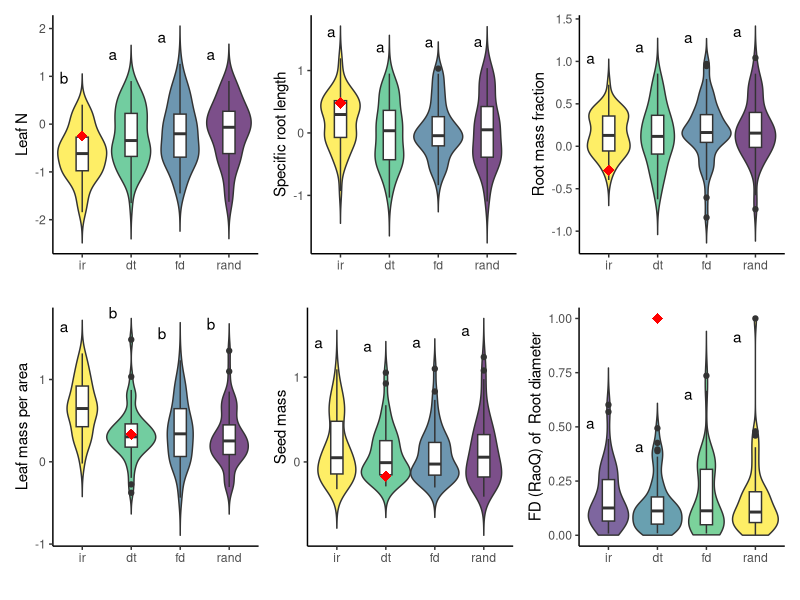
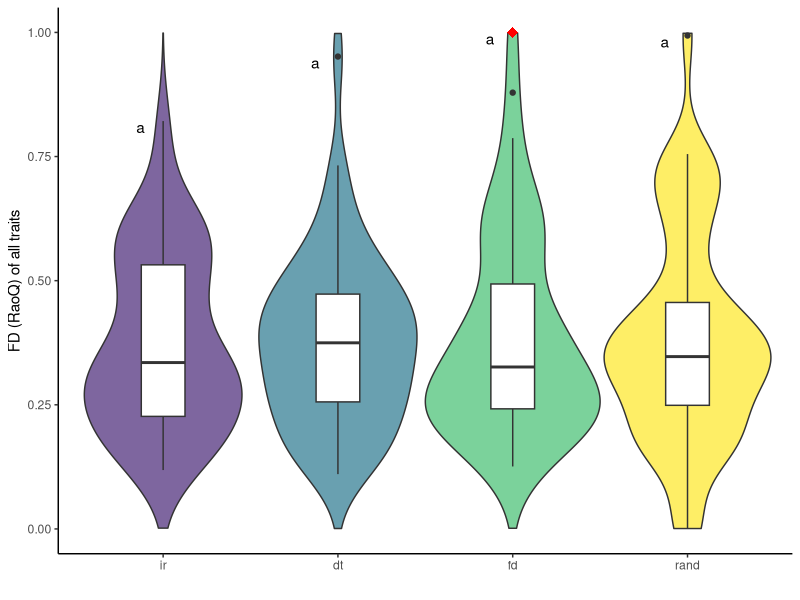
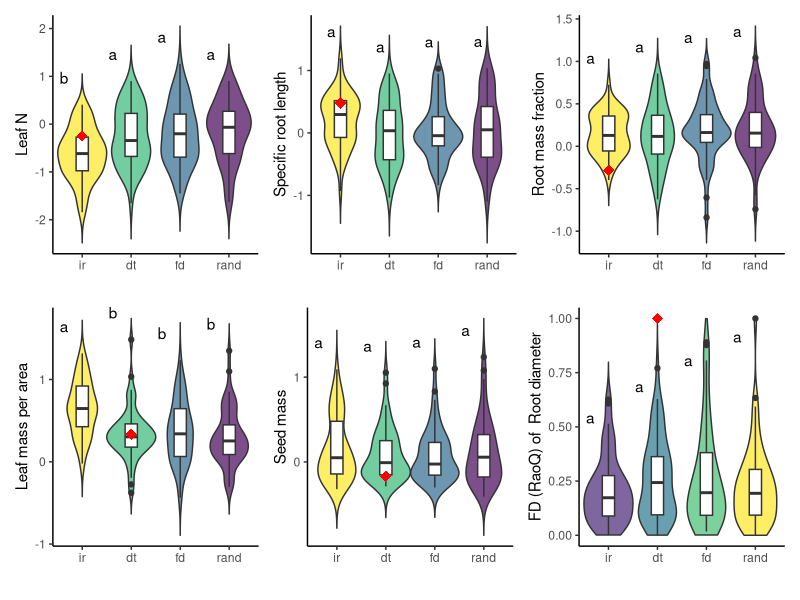
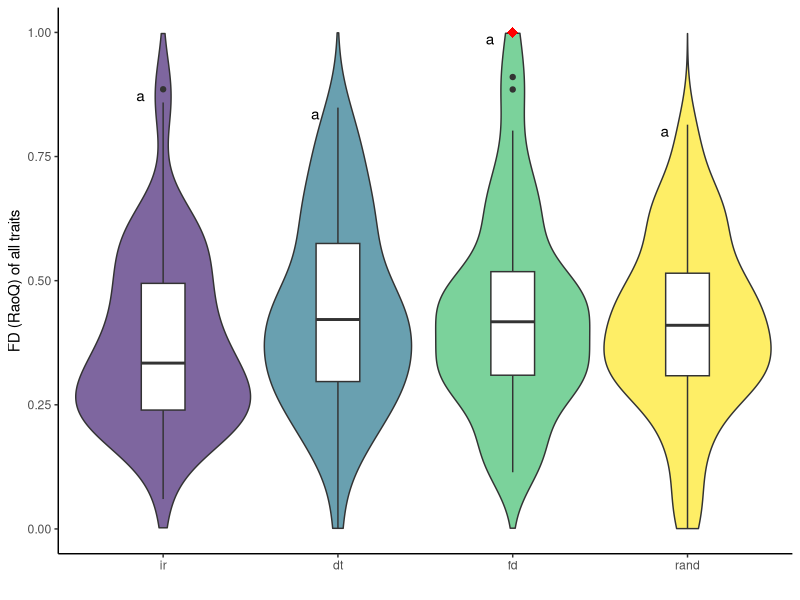
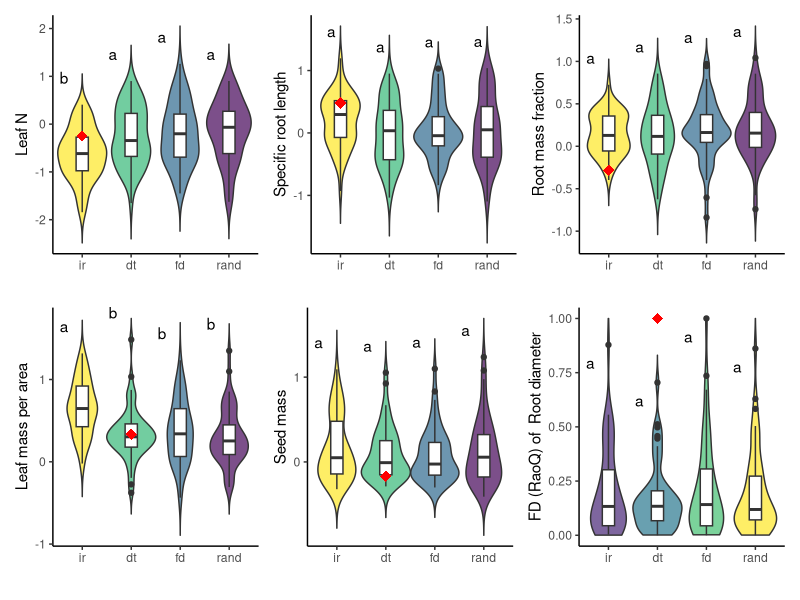
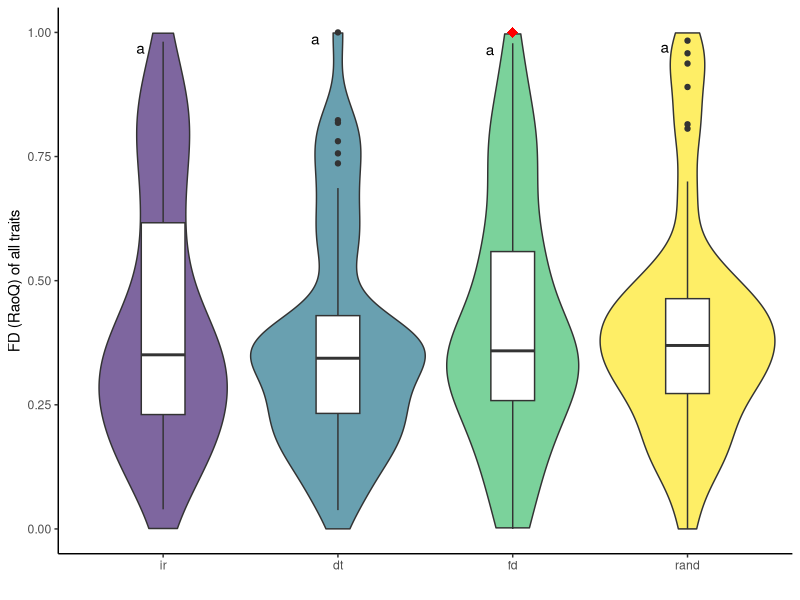
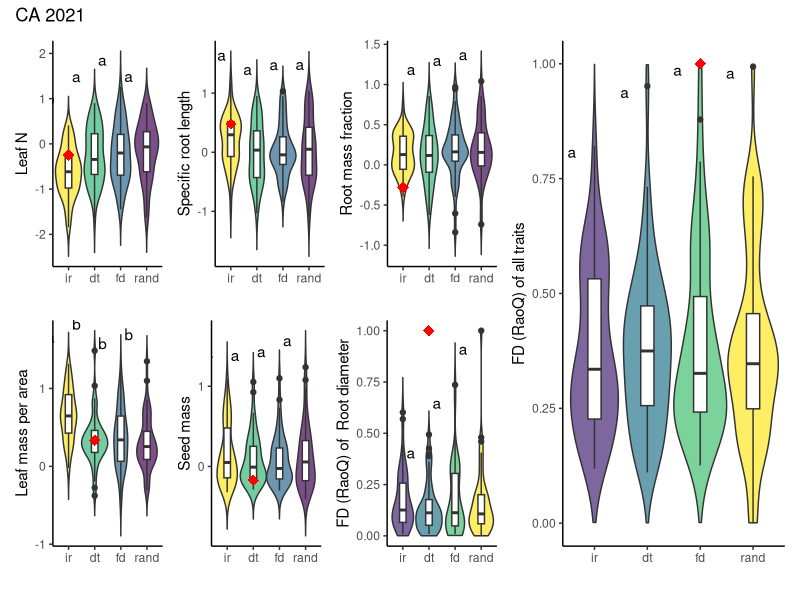
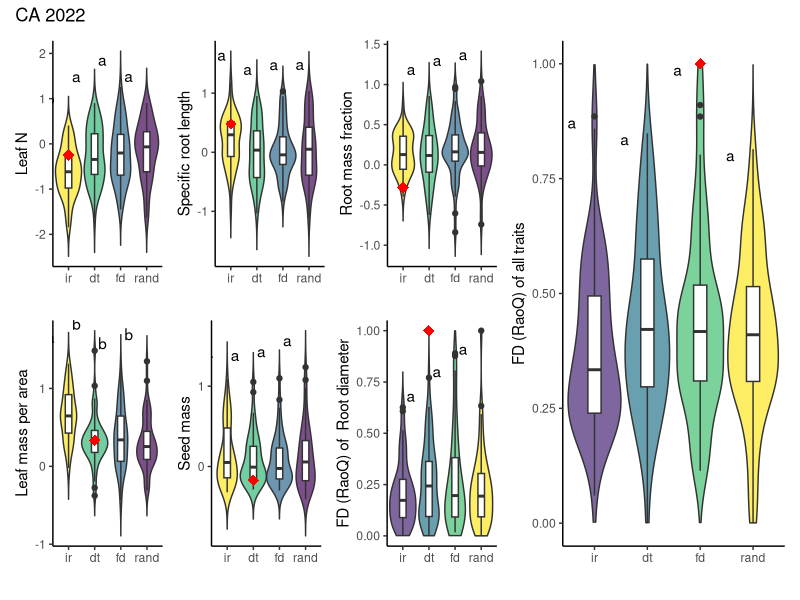

Write the R code that produced these figures, in order.
#### General assessment of CWM in different seeding treatment in CA
#### To see how CWM's differed by seeding trt, the following code 
#### creates violin plots and test for differences using ANOVA 
#### (as well as +post-hoc Tukey and plotting) annually.
#### These analyses and figures were used for visualization and initial
#### assessment, but none of these analyses or figures are included in
#### the final manuscript. 

#library loading
library(tidyverse)

#### Functions needed to normalizing RoaQ, making post-hoc letters, 
#### and creating figures
# Function for normalizing FD
normalize <- function(x) {
  return ((x - min(x)) / (max(x) - min(x)))
}

# automatically extract post-hoc comparisons from tukey and place on plot
generateTukeyLabel <- function(model, y_var) {
  # Perform Tukey HSD
  tukey_cov <- TukeyHSD(model)
  # Display letters for each site
  multcompView::multcompLetters4(model, tukey_cov)
  sum_labels <- data.frame(multcompView::multcompLetters4(model, tukey_cov)$trt['Letters'])
  sum_labels <- sum_labels %>% rownames_to_column("trt")
  # Obtain letter position for y axis using means
  yvalue <- aggregate(y_var ~ trt, data = model$model, max)
  # Merge dataframes
  tukeylabel <- merge(sum_labels, yvalue)
  return(tukeylabel)
}

# make violin plot for traits functional diversity (RoaQ)
CWM_trait_FD_plot <- function(data, trait, ylab) {
  ggplot(data, aes_string("trt", trait)) +
    geom_violin(aes(fill = trt), width = 1, trim = FALSE) +
    geom_boxplot(width = 0.25) +
    #geom_jitter(width = 0.12, height = 0, size = 1, alpha = 0.3) +
    scale_fill_viridis_d(option = "D", begin = 0.1, end = 1, alpha = 0.7) +
    theme_classic() +
    ylab(paste("FD (RaoQ) of ", ylab)) +
    xlab("") +
    ylim(0,1)+
    #ylim(0,max(trait+.5)) +
    theme(legend.position = "none")
}

# make violin plot for trait 
CWM_trait_plot <- function(data, trait, ylab) {
  ggplot(data, aes_string("trt", trait)) +
    geom_violin(aes(fill = trt), width = 1, trim = FALSE) +
    geom_boxplot(width = 0.25) +
    #geom_jitter(width = 0.12, height = 0, size = 1, alpha = 0.3) +
    scale_fill_viridis_d(option = "D", begin = 1, end = .01, alpha = 0.7) +
    theme_classic() +
    ylab(ylab) +
    xlab("") +
    theme(legend.position = "none")
}


#### reading in data
dat <- read.csv("data/cwm_ca.csv") #cwm data
dat$trt <- factor(dat$trt, levels = c('ir','dt','fd','rand'),ordered = TRUE) #order trt levels
datFD <- read.csv("data/cwm_raoq_ca.csv") #cwm RoaQ data
datFD$trt <- factor(datFD$trt, levels = c('ir','dt','fd','rand'),ordered = TRUE) #order trt levels
#trait data
traits.ca <- read.csv("data/annualgrass.csv", header=TRUE, row.names=1) # CSV of species-trait combinations (for OG 25)
traits.ca <- traits.ca %>% select(-c(Asat,WUE,RLD,RTD))
# add graminoid
traits.ca$graminoid <- c(0,0,0,0,1,0,1,0,0,0, #10
                         1,1,0,1,0,1,1,1,0,0, #20
                         0,0,0,0,1,1,0,0,0,1, #30
                         1,0,0,1,1,0,1,1,0,1,1) #41
#scale traits
traits.ca$SRL = scale(log(traits.ca$SRL))
traits.ca$LMA = scale(log(traits.ca$LMA))
traits.ca$N = scale(log(traits.ca$N))
traits.ca$seed.mass = scale(traits.ca$seed.mass)
traits.ca$Rdiam = scale(log(traits.ca$Rdiam))
#traits.ca$sla = scale(log(traits.ca$sla))
traits.ca$RMF = scale(log(traits.ca$RMF))
#filter for only OG 25 species used
traits.ca <- traits.ca %>% 
  filter(Code != "AVBA") %>% 
  filter(Code != "BRNI") %>%
  filter(Code != "LUAL") %>%
  filter(Code != "MASA") %>% 
  filter(Code != "PEHE") %>% 
  filter(Code != "SACO") %>%
  filter(Code != "FEPE") %>%  # this one appears in communities, just not OG preds
  filter(Code != "FEMY") %>%  # this one appears in communities, just not OG preds
  filter(Code != "BRMA")      # this one appears in communities, just not OG preds

## subset data by year for figures
subdat21 <- dat %>% filter(year=="2021")
subdatFD21 <- datFD %>% filter(year=="2021")
subdat22 <- dat %>% filter(year=="2022")
subdatFD22 <- datFD %>% filter(year=="2022")
subdat23 <- dat %>% filter(year=="2023")
subdatFD23 <- datFD %>% filter(year=="2023")

#### Did traits of seeding treatments differ? (ANOVA, post-hoc Tukey, and plotting)
#### 2021 ####
summary(leafn21.mod <- aov(N~trt, subdat21))
leafn21.tuk <- generateTukeyLabel(leafn21.mod, subdat21$N)
leafn.ca.21 <- CWM_trait_plot(subdat21,subdat21$N,"Leaf N") +
  geom_point(aes(y=quantile(N,.33),x="ir"), data=traits.ca, col= "red", shape=18, size=3.5) + # Specifying the target object (red dot).
#  geom_point(aes(y=quantile(cwm21.wy$leafn,.25),x="ir"), data=traits.wy, col= "red", shape=18, size=3.5) # target could be specified per year, but probably makes less sense.
  geom_text(data = leafn21.tuk, aes(x = trt, y = y_var, label = Letters), hjust=2.5, vjust=-1.75, col="black") #add tukey labels

summary(srl21.mod <- aov(SRL~trt, subdat21))
srl21.tuk <- generateTukeyLabel(srl21.mod, subdat21$SRL)
srl.ca.21 <- CWM_trait_plot(subdat21,subdat21$SRL,"Specific root length") +
  geom_point(aes(y=quantile(SRL,.67),x="ir"), data=traits.ca, col= "red", shape=18, size=3.5) +
  geom_text(data = srl21.tuk, aes(x = trt, y = y_var, label = Letters), hjust=1.5, vjust=-1.75, col="black") #add tukey labels

summary(rmf21.mod <- aov(RMF~trt, subdat21))
rmf21.tuk <- generateTukeyLabel(rmf21.mod, subdat21$RMF)
rmf.ca.21 <- CWM_trait_plot(subdat21,subdat21$RMF,"Root mass fraction") +
  geom_point(aes(y=quantile(RMF,.33),x="ir"), data=traits.ca, col= "red", shape=18, size=3.5) +
  geom_text(data = rmf21.tuk, aes(x = trt, y = y_var, label = Letters), hjust=2.5, vjust=-1.75, col="black") #add tukey labels

summary(lma21.mod <- aov(LMA~trt, subdat21))
lma21.tuk <- generateTukeyLabel(lma21.mod, subdat21$LMA)
lma.ca.21 <- CWM_trait_plot(subdat21,subdat21$LMA,"Leaf mass per area") +
  geom_point(aes(y=quantile(LMA,.67),x="dt"),data=traits.ca, col= "red", shape=18, size=3.5) +
  geom_text(data = lma21.tuk, aes(x = trt, y = y_var, label = Letters), hjust=2.5, vjust=-1.75, col="black") #add tukey labels

summary(seedmass21.mod <- aov(seed.mass~trt, subdat21))
seedmass21.tuk <- generateTukeyLabel(seedmass21.mod, subdat21$seed.mass)
seedmass.ca.21 <- CWM_trait_plot(subdat21,subdat21$seed.mass,"Seed mass") +
  geom_point(aes(y=quantile(seed.mass,.67),x="dt"),data=traits.ca, col= "red", shape=18, size=3.5) +
  geom_text(data = seedmass21.tuk, aes(x = trt, y = y_var, label = Letters), hjust=2.5, vjust=-1.75, col="black") #add tukey labels

# rootdiam.wy.21 <- CWM_trait_plot(cwm21.wy,cwm21.wy$rootdiam,"Root diameter")
#plot veg as Raoq instead (normalize FD/RoaQ)
subdatFD21$rootdiam <- normalize(subdatFD21$rootdiam) #(normalize FD/RoaQ)
summary(rd21.mod <- aov(rootdiam~trt, subdatFD21)) #summary model
rd21.tuk <- generateTukeyLabel(rd21.mod, subdatFD21$rootdiam) #tukey and labels
rootdiam.ca.21 <- CWM_trait_FD_plot(subdatFD21,subdatFD21$rootdiam,"Root diameter") +
  geom_point(aes(y=max(rootdiam),x="dt"),data=subdatFD21, col= "red", shape=18, size=3.5) + #get target FD from annual highest possible (?)
  geom_text(data = rd21.tuk, aes(x = trt, y = y_var, label = Letters), hjust=2.5, vjust=2, col="black") #add tukey labels

subdatFD21$full <- normalize(subdatFD21$full) #(normalize FD/RoaQ)
summary(full21.mod <- aov(full~trt, subdatFD21)) #summary model
full21.tuk <- generateTukeyLabel(full21.mod, subdatFD21$full) #tukey and labels
FD.ca.21 <- subdatFD21 %>% 
  ggplot(aes(trt,full)) +
  geom_violin(aes(fill=trt), width=1, trim=F) +
  geom_boxplot(width=.25) +
  #geom_jitter(width=.12, height = 0, size= 1, alpha=.3) +
  scale_fill_viridis_d(option="D", begin = .1, end = 1, alpha=.7) +
  theme_classic() + ylab("FD (RaoQ) of all traits") + xlab("") + 
  ylim(0,1)+
  #ylim(0,max(cwm_roaq21.ca$full+3)) +
  theme(legend.position  = "none") +
  geom_point(aes(y=max(full),x="fd"),data=subdatFD21, col= "red", shape=18, size=3.5) + #get target FD from annual highest possible (?)
  geom_text(data = full21.tuk, aes(x = trt, y = y_var, label = Letters), hjust=3, vjust=1, col="black") #add tukey labels



#### 2022 ####
summary(leafn22.mod <- aov(N~trt, subdat22))
leafn22.tuk <- generateTukeyLabel(leafn22.mod, subdat22$N)
leafn.ca.22 <- CWM_trait_plot(subdat22,subdat22$N,"Leaf N") +
  geom_point(aes(y=quantile(N,.33),x="ir"), data=traits.ca, col= "red", shape=18, size=3.5) + # Specifying the target object (red dot).
  #  geom_point(aes(y=quantile(cwm22.wy$leafn,.25),x="ir"), data=traits.wy, col= "red", shape=18, size=3.5) # target could be specified per year, but probably makes less sense.
  geom_text(data = leafn22.tuk, aes(x = trt, y = y_var, label = Letters), hjust=2.5, vjust=-1.75, col="black") #add tukey labels

summary(srl22.mod <- aov(SRL~trt, subdat22))
srl22.tuk <- generateTukeyLabel(srl22.mod, subdat22$SRL)
srl.ca.22 <- CWM_trait_plot(subdat22,subdat22$SRL,"Specific root length") +
  geom_point(aes(y=quantile(SRL,.67),x="ir"), data=traits.ca, col= "red", shape=18, size=3.5) +
  geom_text(data = srl22.tuk, aes(x = trt, y = y_var, label = Letters), hjust=1.5, vjust=-1.75, col="black") #add tukey labels

summary(rmf22.mod <- aov(RMF~trt, subdat22))
rmf22.tuk <- generateTukeyLabel(rmf22.mod, subdat22$RMF)
rmf.ca.22 <- CWM_trait_plot(subdat22,subdat22$RMF,"Root mass fraction") +
  geom_point(aes(y=quantile(RMF,.33),x="ir"), data=traits.ca, col= "red", shape=18, size=3.5) +
  geom_text(data = rmf22.tuk, aes(x = trt, y = y_var, label = Letters), hjust=2.5, vjust=-1.75, col="black") #add tukey labels

summary(lma22.mod <- aov(LMA~trt, subdat22))
lma22.tuk <- generateTukeyLabel(lma22.mod, subdat22$LMA)
lma.ca.22 <- CWM_trait_plot(subdat22,subdat22$LMA,"Leaf mass per area") +
  geom_point(aes(y=quantile(LMA,.67),x="dt"),data=traits.ca, col= "red", shape=18, size=3.5) +
  geom_text(data = lma22.tuk, aes(x = trt, y = y_var, label = Letters), hjust=2.5, vjust=-1.75, col="black") #add tukey labels

summary(seedmass22.mod <- aov(seed.mass~trt, subdat22))
seedmass22.tuk <- generateTukeyLabel(seedmass22.mod, subdat22$seed.mass)
seedmass.ca.22 <- CWM_trait_plot(subdat22,subdat22$seed.mass,"Seed mass") +
  geom_point(aes(y=quantile(seed.mass,.67),x="dt"),data=traits.ca, col= "red", shape=18, size=3.5) +
  geom_text(data = seedmass22.tuk, aes(x = trt, y = y_var, label = Letters), hjust=2.5, vjust=-1.75, col="black") #add tukey labels

# rootdiam.wy.22 <- CWM_trait_plot(cwm22.wy,cwm22.wy$rootdiam,"Root diameter")
#plot veg as Raoq instead (normalize FD/RoaQ)
subdatFD22$rootdiam <- normalize(subdatFD22$rootdiam) #(normalize FD/RoaQ)
summary(rd22.mod <- aov(rootdiam~trt, subdatFD22)) #summary model
rd22.tuk <- generateTukeyLabel(rd22.mod, subdatFD22$rootdiam) #tukey and labels
rootdiam.ca.22 <- CWM_trait_FD_plot(subdatFD22,subdatFD22$rootdiam,"Root diameter") +
  geom_point(aes(y=max(rootdiam),x="dt"),data=subdatFD22, col= "red", shape=18, size=3.5) + #get target FD from annual highest possible (?)
  geom_text(data = rd22.tuk, aes(x = trt, y = y_var, label = Letters), hjust=2.5, vjust=2, col="black") #add tukey labels

subdatFD22$full <- normalize(subdatFD22$full) #(normalize FD/RoaQ)
summary(full22.mod <- aov(full~trt, subdatFD22)) #summary model
full22.tuk <- generateTukeyLabel(full22.mod, subdatFD22$full) #tukey and labels
FD.ca.22 <- subdatFD22 %>% 
  ggplot(aes(trt,full)) +
  geom_violin(aes(fill=trt), width=1, trim=F) +
  geom_boxplot(width=.25) +
  #geom_jitter(width=.12, height = 0, size= 1, alpha=.3) +
  scale_fill_viridis_d(option="D", begin = .1, end = 1, alpha=.7) +
  theme_classic() + ylab("FD (RaoQ) of all traits") + xlab("") + 
  ylim(0,1)+
  #ylim(0,max(cwm_roaq22.ca$full+3)) +
  theme(legend.position  = "none") +
  geom_point(aes(y=max(full),x="fd"),data=subdatFD22, col= "red", shape=18, size=3.5) + #get target FD from annual highest possible (?)
  geom_text(data = full22.tuk, aes(x = trt, y = y_var, label = Letters), hjust=3, vjust=1, col="black") #add tukey labels



#### 2023 ####
summary(leafn23.mod <- aov(N~trt, subdat23))
leafn23.tuk <- generateTukeyLabel(leafn23.mod, subdat23$N)
leafn.ca.23 <- CWM_trait_plot(subdat23,subdat23$N,"Leaf N") +
  geom_point(aes(y=quantile(N,.33),x="ir"), data=traits.ca, col= "red", shape=18, size=3.5) + # Specifying the target object (red dot).
  #  geom_point(aes(y=quantile(cwm23.wy$leafn,.25),x="ir"), data=traits.wy, col= "red", shape=18, size=3.5) # target could be specified per year, but probably makes less sense.
  geom_text(data = leafn23.tuk, aes(x = trt, y = y_var, label = Letters), hjust=2.5, vjust=-1.75, col="black") #add tukey labels

summary(srl23.mod <- aov(SRL~trt, subdat23))
srl23.tuk <- generateTukeyLabel(srl23.mod, subdat23$SRL)
srl.ca.23 <- CWM_trait_plot(subdat23,subdat23$SRL,"Specific root length") +
  geom_point(aes(y=quantile(SRL,.67),x="ir"), data=traits.ca, col= "red", shape=18, size=3.5) +
  geom_text(data = srl23.tuk, aes(x = trt, y = y_var, label = Letters), hjust=1.5, vjust=-1.75, col="black") #add tukey labels

summary(rmf23.mod <- aov(RMF~trt, subdat23))
rmf23.tuk <- generateTukeyLabel(rmf23.mod, subdat23$RMF)
rmf.ca.23 <- CWM_trait_plot(subdat23,subdat23$RMF,"Root mass fraction") +
  geom_point(aes(y=quantile(RMF,.33),x="ir"), data=traits.ca, col= "red", shape=18, size=3.5) +
  geom_text(data = rmf23.tuk, aes(x = trt, y = y_var, label = Letters), hjust=2.5, vjust=-1.75, col="black") #add tukey labels

summary(lma23.mod <- aov(LMA~trt, subdat23))
lma23.tuk <- generateTukeyLabel(lma23.mod, subdat23$LMA)
lma.ca.23 <- CWM_trait_plot(subdat23,subdat23$LMA,"Leaf mass per area") +
  geom_point(aes(y=quantile(LMA,.67),x="dt"),data=traits.ca, col= "red", shape=18, size=3.5) +
  geom_text(data = lma23.tuk, aes(x = trt, y = y_var, label = Letters), hjust=2.5, vjust=-1.75, col="black") #add tukey labels

summary(seedmass23.mod <- aov(seed.mass~trt, subdat23))
seedmass23.tuk <- generateTukeyLabel(seedmass23.mod, subdat23$seed.mass)
seedmass.ca.23 <- CWM_trait_plot(subdat23,subdat23$seed.mass,"Seed mass") +
  #ylim(0,max(subdat23$seed.mass))+
  geom_point(aes(y=quantile(seed.mass,.67),x="dt"),data=traits.ca, col= "red", shape=18, size=3.5) +
  geom_text(data = seedmass23.tuk, aes(x = trt, y = y_var, label = Letters), hjust=2.5, vjust=-1.75, col="black") 

# rootdiam.wy.23 <- CWM_trait_plot(cwm23.wy,cwm23.wy$rootdiam,"Root diameter")
#plot veg as Raoq instead (normalize FD/RoaQ)
subdatFD23$rootdiam <- normalize(subdatFD23$rootdiam) #(normalize FD/RoaQ)
summary(rd23.mod <- aov(rootdiam~trt, subdatFD23)) #summary model
rd23.tuk <- generateTukeyLabel(rd23.mod, subdatFD23$rootdiam) #tukey and labels
rootdiam.ca.23 <- CWM_trait_FD_plot(subdatFD23,subdatFD23$rootdiam,"Root diameter") +
  geom_point(aes(y=max(rootdiam),x="dt"),data=subdatFD23, col= "red", shape=18, size=3.5) + #get target FD from annual highest possible (?)
  geom_text(data = rd23.tuk, aes(x = trt, y = y_var, label = Letters), hjust=2.5, vjust=2, col="black") #add tukey labels

subdatFD23$full <- normalize(subdatFD23$full) #(normalize FD/RoaQ)
summary(full23.mod <- aov(full~trt, subdatFD23)) #summary model
full23.tuk <- generateTukeyLabel(full23.mod, subdatFD23$full) #tukey and labels
FD.ca.23 <- subdatFD23 %>% 
  ggplot(aes(trt,full)) +
  geom_violin(aes(fill=trt), width=1, trim=F) +
  geom_boxplot(width=.25) +
  #geom_jitter(width=.12, height = 0, size= 1, alpha=.3) +
  scale_fill_viridis_d(option="D", begin = .1, end = 1, alpha=.7) +
  theme_classic() + ylab("FD (RaoQ) of all traits") + xlab("") + 
  ylim(0,1)+
  #ylim(0,max(cwm_roaq23.ca$full+3)) +
  theme(legend.position  = "none") +
  geom_point(aes(y=max(full),x="fd"),data=subdatFD23, col= "red", shape=18, size=3.5) + #get target FD from annual highest possible (?)
  geom_text(data = full23.tuk, aes(x = trt, y = y_var, label = Letters), hjust=3, vjust=1, col="black") #add tukey labels


## Produce a .tiff file of our plots together!
library(patchwork)
# export 21
tiff("figures/cwm CA/traits_2021.tiff", res=400, height = 6,width =8.5, "in",compression = "lzw")
(leafn.ca.21 + srl.ca.21 + rmf.ca.21) / (lma.ca.21 + seedmass.ca.21 + rootdiam.ca.21)
dev.off()
tiff("figures/cwm CA/FD_2021.tiff", res=400, height = 4,width =4, "in",compression = "lzw")
FD.ca.21
dev.off()
# export 22
tiff("figures/cwm CA/traits_2022.tiff", res=400, height = 6,width =8.5, "in",compression = "lzw")
(leafn.ca.22 + srl.ca.22 + rmf.ca.22) / (lma.ca.22 + seedmass.ca.22 + rootdiam.ca.22)
dev.off()
tiff("figures/cwm CA/FD_2022.tiff", res=400, height = 4,width =4, "in",compression = "lzw")
FD.ca.22
dev.off()
# export 23
tiff("figures/cwm CA/traits_2023.tiff", res=400, height = 6,width =8.5, "in",compression = "lzw")
(leafn.ca.23 + srl.ca.23 + rmf.ca.23) / (lma.ca.23 + seedmass.ca.23 + rootdiam.ca.23)
dev.off()
tiff("figures/cwm CA/FD_2023.tiff", res=400, height = 4,width =4, "in",compression = "lzw")
FD.ca.23
dev.off()

## figure for short report
#21
tiff("figures/cwm CA/alltargets_2021.tiff", res=400, height = 6,width =12, "in",compression = "lzw")
(((leafn.ca.21 + srl.ca.21 + rmf.ca.21) / (lma.ca.21 + seedmass.ca.21 + rootdiam.ca.21)) | (FD.ca.21)) +
  plot_layout(widths = c(2,1)) + 
  plot_annotation(title = 'CA 2021')
dev.off()
#22
tiff("figures/cwm CA/alltargets_2022.tiff", res=400, height = 6,width =12, "in",compression = "lzw")
(((leafn.ca.22 + srl.ca.22 + rmf.ca.22) / (lma.ca.22 + seedmass.ca.22 + rootdiam.ca.22)) | (FD.ca.22)) +
  plot_layout(widths = c(2,1)) + 
  plot_annotation(title = 'CA 2022')
dev.off()
#23
tiff("figures/cwm CA/alltargets_2023.tiff", res=400, height = 6,width =12, "in",compression = "lzw")
(((leafn.ca.23 + srl.ca.23 + rmf.ca.23) / (lma.ca.23 + seedmass.ca.23 + rootdiam.ca.23)) | (FD.ca.23)) +
  plot_layout(widths = c(2,1)) + 
  plot_annotation(title = 'CA 2023')
dev.off()


#### add a legent to plots?
# leg <- cwm %>% 
#   ggplot(aes(Treatments,rootdiam)) +
#   geom_violin(aes(fill=Treatments), width=1, trim=F) +
#   scale_fill_viridis_d(option="D", begin = .1, end = 1, alpha=.7) +
#   theme_classic()
# leg
# 
# tiff("trait_legend.tiff", width = 3, height = 2, "in", res=400, compression = "lzw")
# grid::grid.newpage()
# grid::grid.draw(cowplot::get_legend(leg))
# dev.off()
# 
# gridExtra::grid.arrange(a,b,c,d,e,f,ncol=3)



### All years combined
summary(leafn.mod <- aov(N~trt, dat))
leafn.tuk <- generateTukeyLabel(leafn.mod, dat$N)
leafn.ca <- CWM_trait_plot(dat,dat$N,"Leaf N") +
  geom_point(aes(y=quantile(N,.33),x="ir"), data=traits.ca, col= "red", shape=18, size=3.5) + # Specifying the target object (red dot).
  #  geom_point(aes(y=quantile(cwm21.wy$leafn,.25),x="ir"), data=traits.wy, col= "red", shape=18, size=3.5) # target could be specified per year, but probably makes less sense.
  geom_text(data = leafn.tuk, aes(x = trt, y = y_var, label = Letters), hjust=2, vjust=-1.75, col="black") #add tukey labels

summary(srl.mod <- aov(SRL~trt, dat))
srl.tuk <- generateTukeyLabel(srl.mod, dat$SRL)
srl.ca <- CWM_trait_plot(dat,dat$SRL,"Specific root length") +
  geom_point(aes(y=quantile(SRL,.67),x="ir"), data=traits.ca, col= "red", shape=18, size=3.5) +
  geom_text(data = srl.tuk, aes(x = trt, y = y_var, label = Letters), hjust=1.5, vjust=-1.75, col="black") #add tukey labels

summary(rmf.mod <- aov(RMF~trt, dat))
rmf.tuk <- generateTukeyLabel(rmf.mod, dat$RMF)
rmf.ca <- CWM_trait_plot(dat,dat$RMF,"Root mass fraction") +
  geom_point(aes(y=quantile(RMF,.33),x="ir"), data=traits.ca, col= "red", shape=18, size=3.5) +
  geom_text(data = rmf.tuk, aes(x = trt, y = y_var, label = Letters), hjust=2, vjust=-.5, col="black") #add tukey labels

summary(lma.mod <- aov(LMA~trt, dat))
lma.tuk <- generateTukeyLabel(lma.mod, dat$LMA)
lma.ca <- CWM_trait_plot(dat,dat$LMA,"Leaf mass per area") +
  geom_point(aes(y=quantile(LMA,.67),x="dt"),data=traits.ca, col= "red", shape=18, size=3.5) +
  # scale_y_continuous(
  #   "unloged unsclaed", 
  #   sec.axis = sec_axis(~ . * 1.20, name = "mpg (UK)"))+
  geom_text(data = lma.tuk, aes(x = trt, y = y_var, label = Letters), hjust=2.5, vjust=-1.75, col="black") #add tukey labels

summary(seedmass.mod <- aov(seed.mass~trt, dat))
seedmass.tuk <- generateTukeyLabel(seedmass.mod, dat$seed.mass)
seedmass.ca <- CWM_trait_plot(dat,dat$seed.mass,"Seed mass") +
  geom_point(aes(y=quantile(seed.mass,.67),x="dt"),data=traits.ca, col= "red", shape=18, size=3.5) +
  geom_text(data = seedmass.tuk, aes(x = trt, y = y_var, label = Letters), hjust=2, vjust=-1.5, col="black") #add tukey labels

# rootdiam.wy.21 <- CWM_trait_plot(cwm21.wy,cwm21.wy$rootdiam,"Root diameter")
#plot veg as Raoq instead (normalize FD/RoaQ)
datFD$rootdiam <- normalize(datFD$rootdiam) #(normalize FD/RoaQ)
datFD %>% group_by(trt) %>% summarize(maxrd = max(rootdiam)) #find max in just DT for target
maxdtrootdiam <- .552
summary(rd.mod <- aov(rootdiam~trt, datFD)) #summary model
rd.tuk <- generateTukeyLabel(rd.mod, datFD$rootdiam) #tukey and labels
rootdiam.ca <- CWM_trait_FD_plot(datFD,datFD$rootdiam,"Root diameter") +
  geom_point(aes(y=maxdtrootdiam,x="dt"), col= "red", shape=18, size=3.5) + #get target FD from annual highest possible (?)
  #geom_point(aes(y=max(rootdiam),x="dt"),data=datFD, col= "red", shape=18, size=3.5) + #get target FD from annual highest possible (?)
  geom_text(data = rd.tuk, aes(x = trt, y = y_var, label = Letters), hjust=2.5, vjust=2, col="black") #add tukey labels

datFD$full <- normalize(datFD$full) #(normalize FD/RoaQ)
summary(full.mod <- aov(full~trt, datFD)) #summary model
full.tuk <- generateTukeyLabel(full.mod, datFD$full) #tukey and labels
FD.ca <- datFD %>% 
  ggplot(aes(trt,full)) +
  geom_violin(aes(fill=trt), width=1, trim=F) +
  geom_boxplot(width=.25) +
  #geom_jitter(width=.12, height = 0, size= 1, alpha=.3) +
  scale_fill_viridis_d(option="D", begin = .1, end = 1, alpha=.7) +
  theme_classic() + ylab("FD (RaoQ) of all traits") + xlab("") + 
  ylim(0,1)+
  #ylim(0,max(cwm_roaq21.ca$full+3)) +
  theme(legend.position  = "none") +
  geom_point(aes(y=max(full),x="fd"),data=datFD, col= "red", shape=18, size=3.5) + #get target FD from annual highest possible (?)
  geom_text(data = full.tuk, aes(x = trt, y = y_var, label = Letters), hjust=3, vjust=1, col="black") #add tukey labels

datamore <- datFD %>% mutate(seedtrt = ifelse(trt=="ir", "Invasion Resistant",
                                                          ifelse(trt=="dt", "Drought Tolerant",
                                                                 ifelse(trt=="fd", "Functionally Diverse", "Random"))))
datamore$seedtrt <- factor(datamore$seedtrt, levels = c("Invasion Resistant", "Drought Tolerant","Functionally Diverse", "Random"))
library(ggpubr)
legplot <- datamore %>% 
  ggplot(aes(trt,full)) +
  geom_violin(aes(fill=seedtrt), width=1, trim=F) +
  geom_boxplot(width=.25) +
  #geom_jitter(width=.12, height = 0, size= 1, alpha=.3) +
  scale_fill_viridis_d(option="D", begin = .1, end = 1, alpha=.7) +
  theme_classic() +
  labs(fill="Seeding Treatment")+ 
  ylim(0,1)+
  #ylim(0,max(cwm_roaq21.ca$full+3)) +
  theme(legend.position  = "right")
leg <- get_legend(legplot)
  
  # Convert to a ggplot and print
legend <- as_ggplot(leg)
  
# all figure
png("figures/cwm CA/alltargets.png", res=400, height = 6,width =12, "in")#,compression = "lzw")
(((leafn.ca + srl.ca + rmf.ca) / (lma.ca + seedmass.ca + rootdiam.ca)) | (legend)/(FD.ca)) +
  plot_layout(widths = c(2.25,.75)) + 
  plot_annotation(title = 'CA (all years)')
dev.off()
